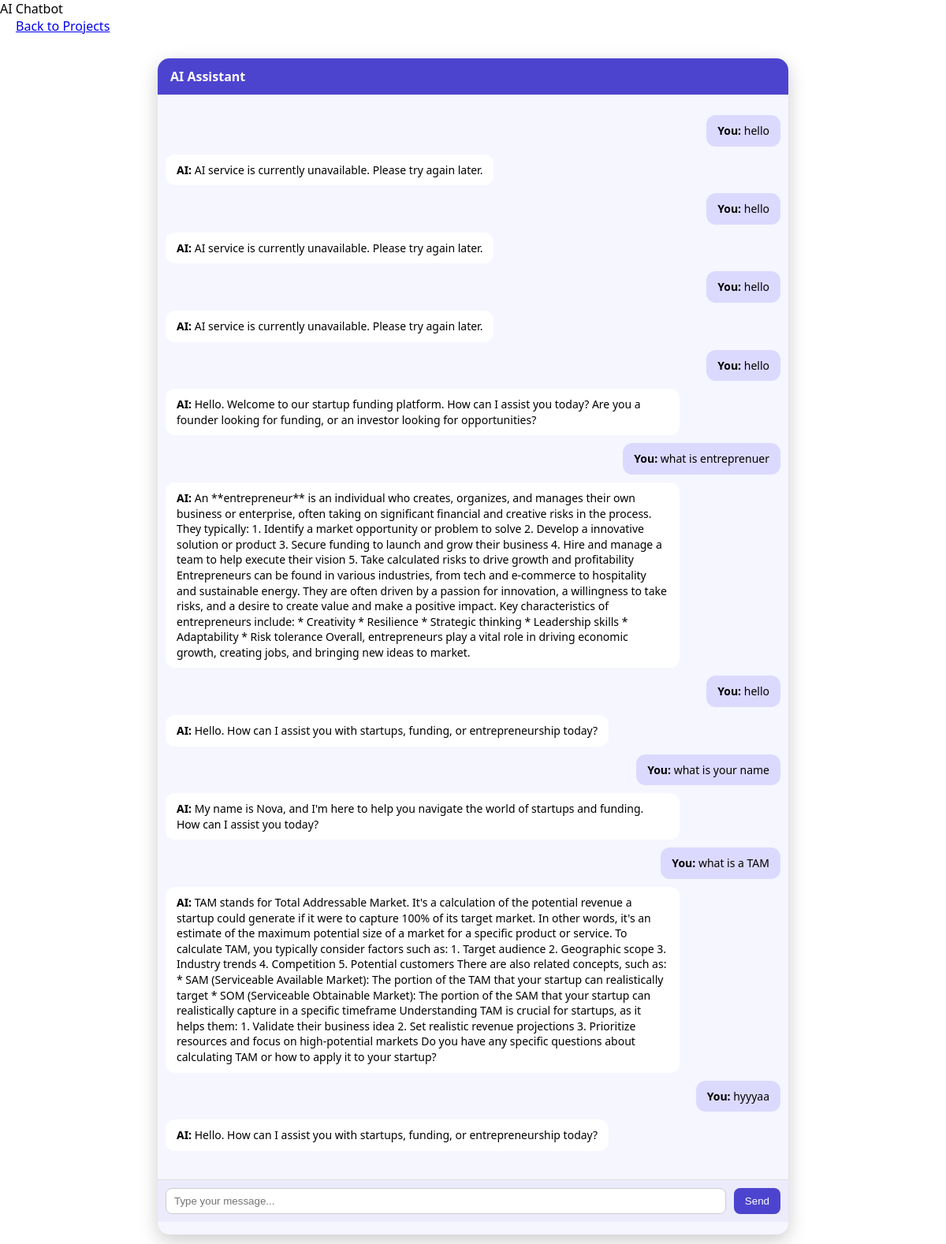
/chatbot/ (signed in), run on the app's committed database.
### main/models.py (models this page shows, shortened)
class Chat(models.Model):
    user = models.ForeignKey(User, on_delete=models.CASCADE)
    message = models.TextField()
    response = models.TextField()
    created_at = models.DateTimeField(auto_now_add=True)

### main/views.py (the view)
# urls.py: path('chatbot/', views.chatbot_view, name='chatbot'),
@xframe_options_exempt
def chatbot_view(request):
    if request.user.is_authenticated:
        chats = Chat.objects.filter(user=request.user).order_by('created_at')
        return render(request, 'chatbot.html', {'chats': chats})
    return render(request, 'chatbot.html', {'chats': []})

### main/templates/chatbot.html (shortened to what this page needs)
 {% block content %}
<div class="container">
  <div class="row">
    <div class="col-12">
      <a href="{% url 'home' %}" class="btn btn-outline-secondary back-button">
         Back to Projects
      </a>
    </div>
  </div>
</div>
<div class="chat-container">
  <div class="chat-header">AI Assistant</div>
  <div class="chat-body">
    <ul class="messages-list" id="messagesList">
      {% if not chats %}
      <li class="message received">
        <div class="message-text">
          <strong>AI:</strong> Hello! I'm your AI assistant. How can I help you
          with your startup journey today?
        </div>
      </li>
      {% else %} {% for chat in chats %}
      <li class="message sent">
        <div class="message-text"><strong>You:</strong> {{ chat.message }}</div>
      </li>
      <li class="message received">
        <div class="message-text"><strong>AI:</strong> {{ chat.response }}</div>
      </li>
      {% endfor %} {% endif %}
    </ul>
  </div>
  <form
    method="post"
    action="{% url 'chatbot' %}"
    class="message-form"
    id="chat-form"
  >
    <input
      type="text"
      name="message"
      class="message-input"
      id="message-input"
      placeholder="Type your message..."
      autocomplete="off"
    />
    <button type="submit" class="btn-send">Send</button>
  </form>
</div>
{% endblock %}

### main/templates/chatbot.html (style rules this page uses)
.chat-container { max-width: 800px; margin: 30px auto; background-color: #f5f6ff; border-radius: 15px; box-shadow: 0 8px 24px rgba(0, 0, 0, 0.2); display: flex; flex-direction: column; overflow: hidden; height: calc(100vh - 100px); }
.chat-header { background-color: #4c44cf; color: white; padding: 12px 16px; font-weight: bold; display: flex; justify-content: space-between; align-items: center; font-size: 16px; }
.chat-body { flex: 1; padding: 10px; display: flex; flex-direction: column; overflow-y: auto; }
.messages-list { padding: 0; list-style: none; }
.message { margin-bottom: 10px; display: flex; flex-direction: column; }
.message-text { padding: 10px 14px; border-radius: 12px; max-width: 80%; font-size: 14px; line-height: 1.4; }
.sent { align-items: flex-end; }
.sent .message-text { background-color: #dcd9ff; text-align: right; }
.received { align-items: flex-start; }
.received .message-text { background-color: #ffffff; }
.message-form { display: flex; padding: 10px; background-color: #ecebfc; border-top: 1px solid #ddd; }
.message-input { flex: 1; padding: 8px 10px; border-radius: 8px; border: 1px solid #ccc; margin-right: 10px; }
.btn-send { background-color: #4c44cf; color: white; border: none; padding: 8px 14px; border-radius: 8px; cursor: pointer; transition: background-color 0.2s ease; }
.back-button { margin: 20px; }

### data on the page
Chat: message "hello", response "AI service is currently unavailable. Please try again later."
Chat: message "hello", response "AI service is currently unavailable. Please try again later."
Chat: message "hello", response "AI service is currently unavailable. Please try again later."
Chat: message "hello", response "Hello. Welcome to our startup funding platform. How can I assist you today? Are you a founder looking for funding, or an investor looking for opportunities?"
Chat: message "what is entreprenuer", response "An **entrepreneur** is an individual who creates, organizes, and manages their own business or enterprise, often taking on significant financial and creative risks in the process. They typically: 1. Identify a market opportunity or problem to solve 2. Develop a innovative solution or product 3. Secure funding to launch and grow their business 4. Hire and manage a team to help execute their vision 5. Take calculated risks to drive growth and profitability Entrepreneurs can be found in various industries, from tech and e-commerce to hospitality and sustainable energy. They are often driven by a passion for innovation, a willingness to take risks, and a desire to create value and make a…"
Chat: message "hello", response "Hello. How can I assist you with startups, funding, or entrepreneurship today?"
Chat: message "what is your name", response "My name is Nova, and I'm here to help you navigate the world of startups and funding. How can I assist you today?"
Chat: message "what is a TAM", response "TAM stands for Total Addressable Market. It's a calculation of the potential revenue a startup could generate if it were to capture 100% of its target market. In other words, it's an estimate of the maximum potential size of a market for a specific product or service. To calculate TAM, you typically consider factors such as: 1. Target audience 2. Geographic scope 3. Industry trends 4. Competition 5. Potential customers There are also related concepts, such as: * SAM (Serviceable Available Market): The portion of the TAM that your startup can realistically target * SOM (Serviceable Obtainable Market): The portion of the SAM that your startup can realistically capture in a specific timeframe…"
Chat: message "hyyyaa", response "Hello. How can I assist you with startups, funding, or entrepreneurship today?"
